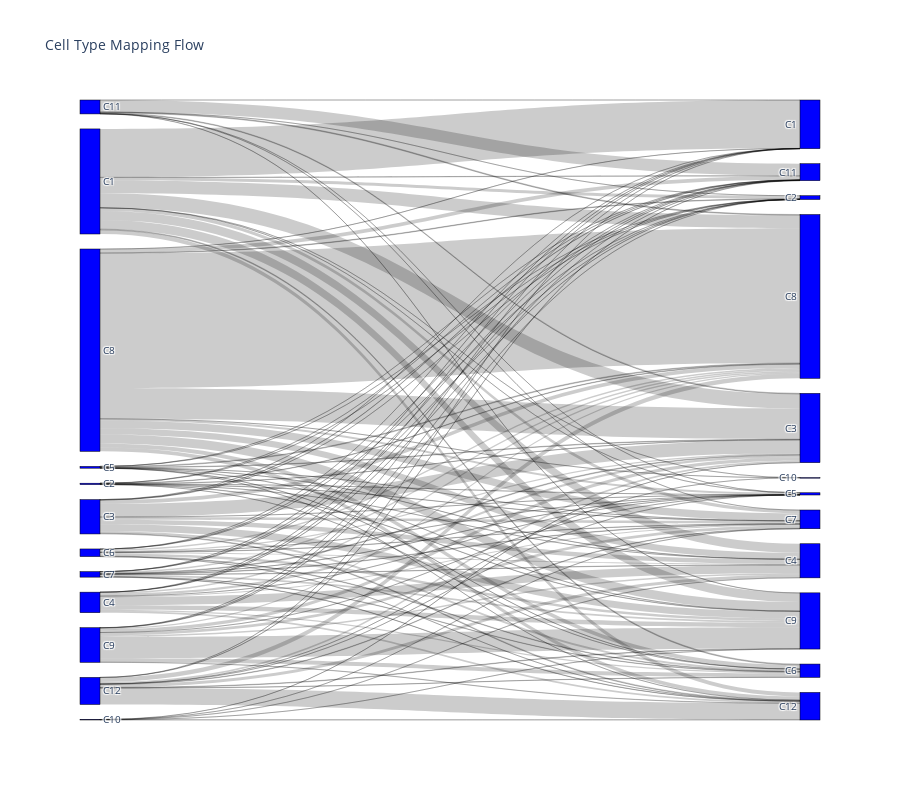

This figure's notebook cell:
### Code cell
adata1_df = pd.DataFrame({'index':range(embd0.shape[0]),
                          'x': adata1.obsm['spatial'][:,0],
                          'y': adata1.obsm['spatial'][:,1],
                          'celltype':adata1.obs['CNiche']
                          })
adata2_df = pd.DataFrame({'index':range(embd1.shape[0]),
                          'x': adata2.obsm['spatial'][:,0],
                          'y': adata2.obsm['spatial'][:,1],
                          'celltype':adata2.obs['CNiche']})

matching = np.array([range(index.shape[0]), best])
best_match = distance[:,0]

adata2_df['target_celltype'] = adata1_df.iloc[matching[1,:],:]['celltype'].to_list()


# Create Sankey diagram showing flow between celltype and target_celltype
import plotly.graph_objects as go

adata2_df.to_csv('adata2_df_ct.csv')

# Get unique categories and counts
source_target_counts = adata2_df.groupby(['celltype', 'target_celltype']).size().reset_index()

# Create mappings for unique source and target categories 
source_categories = list(source_target_counts['celltype'].unique())
target_categories = list(source_target_counts['target_celltype'].unique())
category_to_id = {cat: i for i, cat in enumerate(source_categories)}
target_to_id = {cat: i+len(source_categories) for i, cat in enumerate(target_categories)}

# Create source, target and value lists
source = [category_to_id[x] for x in source_target_counts['celltype']]
target = [target_to_id[x] for x in source_target_counts['target_celltype']]
values = source_target_counts[0].tolist()

# Create node labels
node_labels = source_categories + target_categories

# Create Sankey diagram
fig = go.Figure(data=[go.Sankey(
    node = dict(
        pad = 15,
        thickness = 20,
        line = dict(color = "black", width = 0.5),
        label = node_labels,
        color = "blue"
    ),
    link = dict(
        source = source,
        target = target,
        value = values
    )
)])

# Update layout
fig.update_layout(
    title_text="Cell Type Mapping Flow",
    font_size=10,
    height=800
)

fig.show()

### Figure 1 — Plotly figure (JSON) as saved in the notebook; plotly's stock layout.template omitted (floating-point values rounded to 4 significant figures; data arrays with more than 128 entries replaced by an {"elided": "..."} marker saying what was removed)
{"data": [{"link": {"source": {"elided": "144 int values"}, "target": {"elided": "144 int values"}, "value": {"elided": "144 int values"}}, "node": {"color": "blue", "label": ["C1", "C2", "C3", "C4", "C5", "C6", "C7", "C8", "C9", "C10", "C11", "C12", "C1", "C10", "C11", "C12", "C2", "C3", "C4", "C5", "C6", "C7", "C8", "C9"], "line": {"color": "black", "width": 0.5}, "pad": 15, "thickness": 20}, "type": "sankey"}], "layout": {"font": {"size": 10}, "height": 800, "title": {"text": "Cell Type Mapping Flow"}}}
